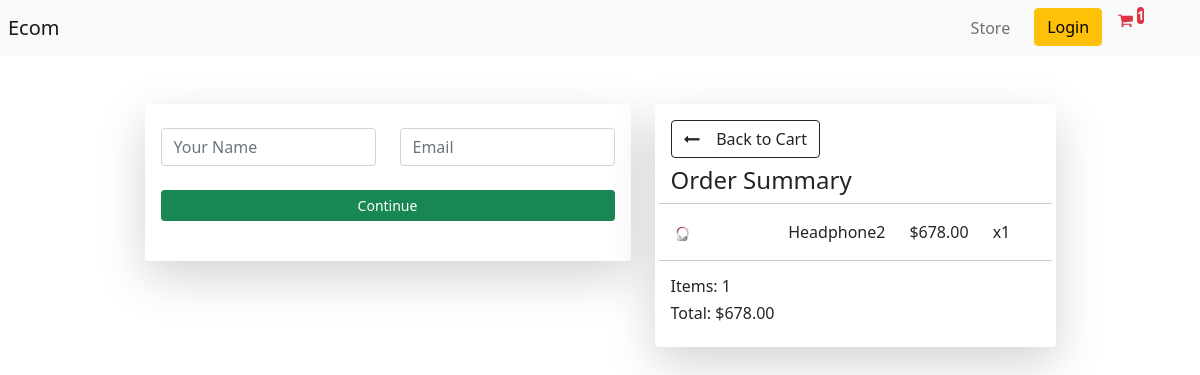
Screenshot of /checkout/ (signed in) with the database file from the repository.
### store/models.py (models this page shows, shortened)
class OrderItem(models.Model):
    product = models.ForeignKey(Product, on_delete=models.SET_NULL, null=True)
    order = models.ForeignKey(Order, on_delete = models.SET_NULL, null=True)
    quantity= models.IntegerField(default=0, null=True, blank=True)
    date_added = models.DateTimeField(auto_now_add=True)
    @property
    def get_total(self):
        total = self.product.price * self.quantity
        return total

class Product (models.Model):
    name = models.CharField(max_length=200)
    price = models.FloatField()
    digital = models.BooleanField(default=False, null=True, blank=True)
    image = models.ImageField(null=True, blank= True)
    @property
    def imageURL(self):
        try:
             url = self.image.url
        except:
            url = ''
        return url

class Order (models.Model):
    customer = models.ForeignKey(Customer, on_delete= models.SET_NULL, null=True, blank=True)
    complete = models.BooleanField(default=False)
    date_ordered = models.DateTimeField(auto_now_add=True)
    transaction_id = models.CharField(max_length=100, null=True)
    @property
    def shipping(self):
        shipping = False
        orderitems = self.orderitem_set.all()
        for i in orderitems:
            if i.product.digital == False:
                shipping = True
        return shipping
    @property
    def get_cart_total(self):
        orderitems = self.orderitem_set.all()
        total = sum ([item.get_total for item in orderitems])
        return total
    @property
    def get_cart_items(self):
        orderitems = self.orderitem_set.all()
        total = sum ([item.quantity for item in orderitems])
        return total

### store/views.py (the view)
# urls.py: path('checkout/', views.checkout, name="checkout"),
def checkout(request):
	if request.user.is_authenticated:
		customer = Customer.objects.filter(id = request.user.id).first()
		order, created = Order.objects.get_or_create(customer=customer, complete= False)
		items = order.orderitem_set.all()
		cartItems = order.get_cart_items
	else:
		items = []
		order = {'get_cart_total':0, 'get_cart_items':0, 'shipping':False}
		cartItems = order['get_cart_items']
	context = {'items': items, 'order':order, 'cartItems':cartItems}
	return render(request, 'store/checkout.html', context)

### store/templates/store/checkout.html (shortened to what this page needs)
{% extends 'store/main.html' %}
{% load static %}
{% block content %}
<div class="row d-flex justify-content-center mt-5 mx-5 mb-5 ">
    <div class="col-lg-6">
        <div class="card border-0 shadow-lg">
            <div class="card-body">
                <form class="mt-2" id="shippingForm">
                    <div class="row">
                        <div class="col-lg-6 mb-4">
                            <input class="form-control" placeholder="Your Name" name="name" type="name" required />
                        </div>
                        <div class=" col-lg-6 mb-4">
                            <input class="form-control" placeholder="Email" name="email" type="email" required />
                        </div>
                    </div>
                    <div class="mb-4 ">
                        <button type="submit" class="btn btn-sm btn-success w-100">Continue</button>
                    </div>
                </form>
            </div>
        </div>
    </div>
    <div class="col-lg-5 ">
        <div class="card border-0 shadow-lg">
            <div class="card-body ">
                <a href="{% url 'cart' %}" class="btn btn-outline-dark"><i class="fa fa-long-arrow-left"
                        aria-hidden="true"></i>
                    &nbsp;&nbsp; Back to Cart</a>
                <h4 class="mt-2 ">Order Summary </h4>
                {% for item in items %}
                <div class="row d-flex">
                    <hr>
                    <div style="flex: 2;">
                        <img src="{{item.product.imageURL}}" class="img-fluid w-25">
                    </div>
                    <div style="flex: 1;">
                        <p>{{item.product.name}}</p>
                    </div>
                    <div style="flex: 1;">
                        <p>${{item.product.price|floatformat:2}}</p>
                    </div>
                    <div style="flex: 1;">
                        <p>x{{item.quantity}}</p>
                    </div>
                    <hr>
                </div>
                {% endfor %}
                <h6>Items: {{order.get_cart_items}}</h6>
                <h6>Total: ${{order.get_cart_total|floatformat:2}}</h6>
            </div>
        </div>
    </div>
    {% endblock content %}

### rows the page displays
OrderItem: product.imageURL (picture), product.name "Headphone2", product.price "678.00", quantity "1"
Order: get_cart_items "1", get_cart_total "678.00"

### other values shown
{{ cartItems }} "1"
